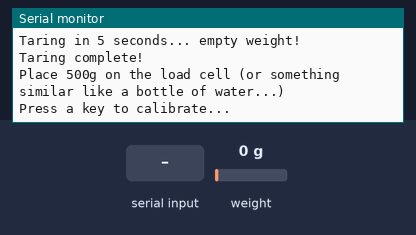
The sketch below on a simulated Arduino Uno, built with avr-gcc and run on an emulated ATmega328P. Parts: the last lines printed to the serial monitor. The test bench sets the inputs (shaded band); at power-on: weight on the scale 0 g.

Above: at 6.9 s.
7.0 s: "1" received over Serial
At 8.1 s:
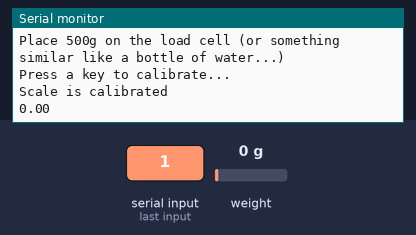
9.0 s: weight on the scale set to 100 g
At 9.6 s:
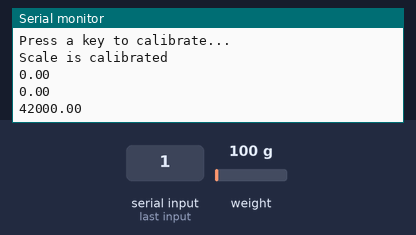
10.5 s: weight on the scale set to 1250 g
At 11.1 s:
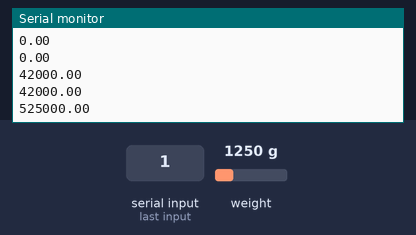
Timing chart, 0 to 13.5 s (numbered marks = the images above; inputs shaded):
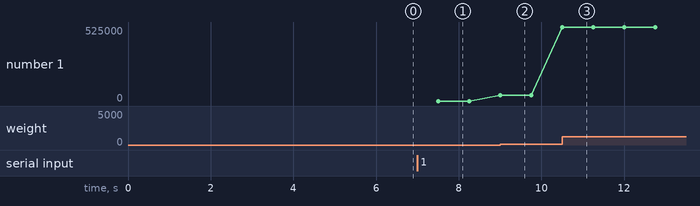

The sketch:

LoadCell_AIRLab_Example.ino
```cpp
/*
 * AIRLab Load Cell Introduction-example
 * Roughly based on examplecode by Rob Tillaart
 * LIBRARY URL: https://github.com/RobTillaart/HX711
 *
 * This code Tares the weight on boot and needs 500gr (or something similar) to calibrate units.
 * Units are as such calibrated to resemble grams, but can be altered freely
 */

#include "HX711.h"
HX711 scale;

uint8_t dataPin = 4;
uint8_t clockPin = 5;

void setup()
{
  Serial.begin(115200);
  scale.begin(dataPin, clockPin);

  //Initial taring (zeroing) of loadcell.
  Serial.println("Taring in 5 seconds... empty weight!");
  delay(5000);
  scale.tare();
  Serial.println("\nTaring complete!");

  //Calibration of known mass - this is set to 500 "units", but can be changed freely...
  Serial.println("Place 500g on the load cell (or something similar like a bottle of water...) \nPress a key to calibrate...");
  while(!Serial.available());
  while(Serial.available()) Serial.read();
  scale.calibrate_scale(500, 5);
  Serial.println("\nScale is calibrated");
}


void loop()
{
  Serial.println(scale.get_units(5));
  delay(250);

}
```

Measured:
- after the input at 7.0 s, the serial monitor: prints a new line at once (image 1)
- after the input at 9.0 s, the serial monitor: prints a new line at once (image 2)
- after the input at 10.5 s, the serial monitor: prints a new line at once (image 3)
- plotted number 1: 0 → 42000 after the input at 9.0 s, 42000 → 525000 after the input at 10.5 s
